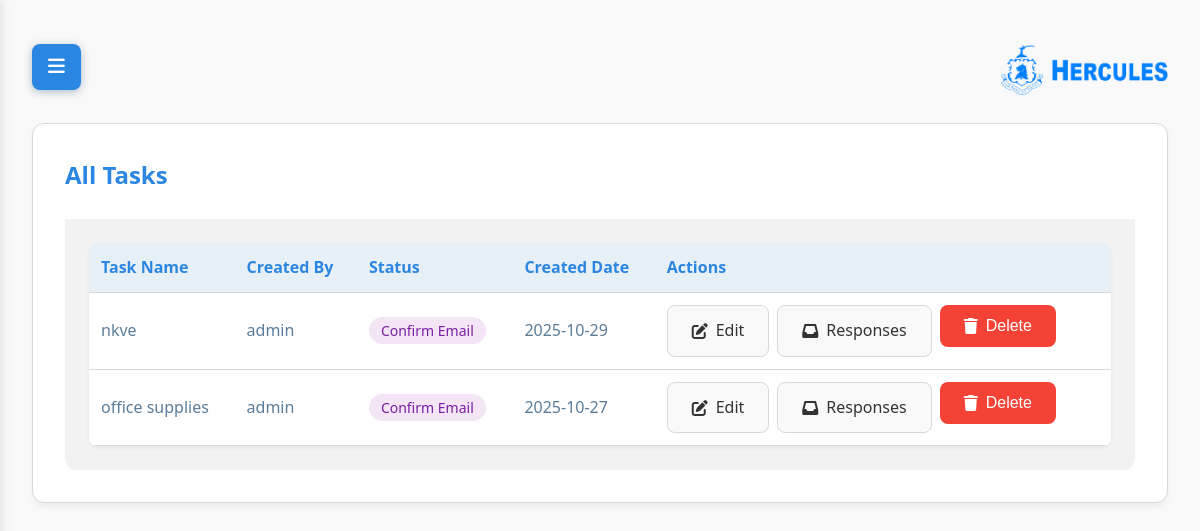
The app's page /task-list (signed in), older data.
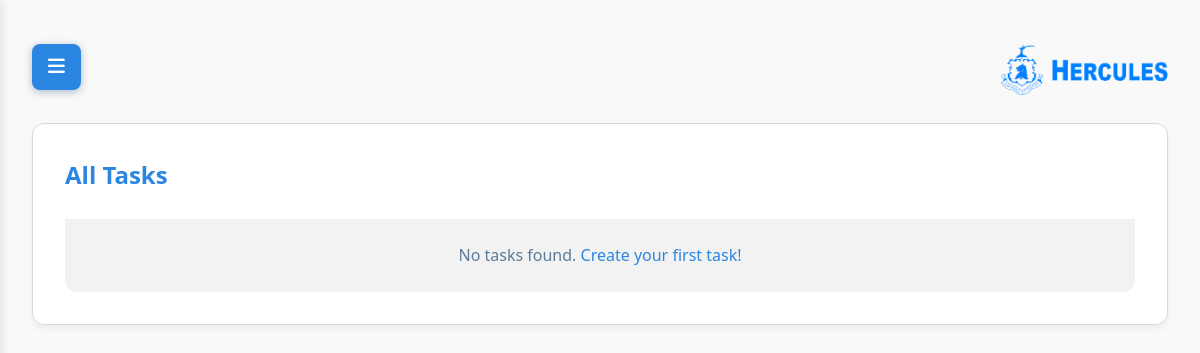
The same page, newer data.
### tables this page shows
CREATE TABLE tasks (
            id INTEGER PRIMARY KEY AUTOINCREMENT,
            task_name TEXT NOT NULL,
            user_id INTEGER,
            status TEXT DEFAULT 'purchase_requisition',
            created_at TIMESTAMP DEFAULT CURRENT_TIMESTAMP,
            updated_at TIMESTAMP DEFAULT CURRENT_TIMESTAMP,
            FOREIGN KEY (user_id) REFERENCES users (id)
        );

CREATE TABLE users (
            id INTEGER PRIMARY KEY AUTOINCREMENT,
            username TEXT UNIQUE NOT NULL,
            password_hash TEXT NOT NULL,
            email TEXT NOT NULL,
            role TEXT NOT NULL DEFAULT 'user',
            created_at TIMESTAMP DEFAULT CURRENT_TIMESTAMP
        );

### app.py (the view)
@app.route('/task-list')
def task_list():
    if 'user_id' not in session:
        return redirect(url_for('login'))
    conn = get_db_connection()
    all_tasks = conn.execute('''
        SELECT
            t.*,
            u.username AS created_by,
            (SELECT COUNT(*) FROM pr_items WHERE task_id = t.id) AS item_count
        FROM tasks t
        LEFT JOIN users u ON u.id = t.user_id
        ORDER BY t.created_at DESC
    ''').fetchall()
    conn.close()
    return render_template('task_list.html', all_tasks=all_tasks)

### app.py (called while the page is built)
def get_db_connection():
    db_path = os.path.join('database', 'procure_flow.db')
    conn = sqlite3.connect(db_path)
    conn.row_factory = sqlite3.Row
    return conn

### templates/task_list.html
{% extends "base.html" %}
{% block content %}
<div class="card-white">
    <div class="card-header">
        <h2>All Tasks</h2>
    </div>
    <div class="card-body bg-light">
        {% if all_tasks %}
        <table class="table">
            <thead>
                <tr>
                    <th>Task Name</th>
                    <th>Created By</th>
                    <th>Status</th>
                    <th>Created Date</th>
                    <th>Actions</th>
                </tr>
            </thead>
            <tbody>
                {% for task in all_tasks %}
                <tr>
                    <td>{{ task.task_name }}</td>
                    <td>{{ task.created_by or 'N/A' }}</td>
                    <td>
                        <span class="status-badge status-{{ task.status }}">
                            {{ task.status.replace('_', ' ').title() }}
                        </span>
                    </td>
                    <td>{{ task.created_at[:10] if task.created_at else 'N/A' }}</td>
                    <td>
                        <div class="d-flex gap-1">
                            {% if task.status == 'purchase_requisition' and (task.item_count or 0) > 0 %}
                                <a href="{{ url_for('supplier_selection', task_id=task.id) }}" class="btn btn-primary btn-sm">
                                    <i class="fas fa-arrow-right"></i> Continue to Supplier Selection
                                </a>
                            {% else %}
                                <a href="{{ url_for('edit_task', task_id=task.id, next=url_for('task_list')) }}"
                                        class="btn btn-secondary btn-sm">
                                    <i class="fas fa-edit"></i> Edit
                                </a>
                            {% endif %}
                            <a href="{{ url_for('task_responses', task_id=task.id) }}" class="btn btn-secondary btn-sm">
                                <i class="fas fa-inbox"></i> Responses
                            </a>
                            <form method="POST"
                                  action="{{ url_for('delete_task', task_id=task.id) }}"
                                  style="display:inline;"
                                  onsubmit="return confirm('Are you sure you want to delete this task?')">
                                <button type="submit" class="btn btn-danger btn-sm">
                                    <i class="fas fa-trash"></i> Delete
                                </button>
                            </form>
                        </div>
                    </td>
                </tr>
                {% endfor %}
            </tbody>
        </table>
        {% else %}
        <p class="text-center">No tasks found. <a href="{{ url_for('new_task') }}">Create your first task!</a></p>
        {% endif %}
    </div>
</div>
{% endblock %}

Row changes from the older to the newer data that the page shows:
removed tasks: task_name "nkve", username "admin", status.replace "Confirm Email", created_at "2025-10-29"
removed tasks: task_name "office supplies", username "admin", status.replace "Confirm Email", created_at "2025-10-27"
Text that changed along with them:
text no longer shown: "Task Name Created By Status Created Date Actions"
text now shown: "No tasks found. Create your first task!"
